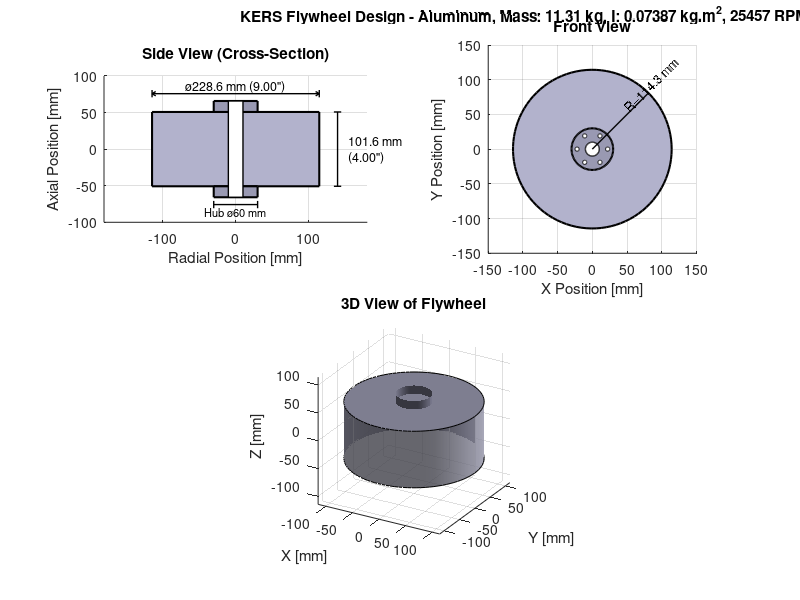
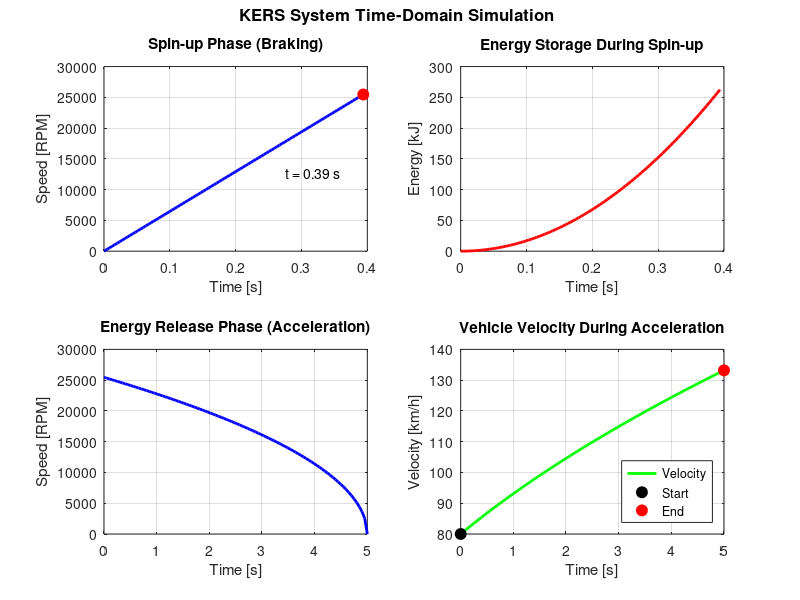

Source code (MATLAB) for these figures, in order:
%% KERS Flywheel Design Script
% ME Design Project - Kinetic Energy Recovery System
% Date: November 2024
%
% This script designs a flywheel for an automotive KERS system
% that stores energy during braking and releases it during acceleration

clear; clc; close all;

%% ========== USER INPUT - EVALUATION MODE ==========
% Set to true to evaluate all materials and find the best one
% Set to false to test a specific material
evaluate_all_materials = true;  % <--- CHANGE THIS

% If evaluate_all_materials = false, specify which material:
%   1 = Aluminum        (2712 kg/m^3,  $2.80/kg)
%   2 = Brass 60/40     (8520 kg/m^3,  $5.00/kg)
%   3 = Copper          (8940 kg/m^3, $11.00/kg)
%   4 = Stainless Steel (7500 kg/m^3,  $4.00/kg)  <-- Good balance
%   5 = Titanium        (4500 kg/m^3, $100.00/kg)
%   6 = Zinc            (7135 kg/m^3, $13.00/kg)

single_material_choice = 4;  % <--- Only used if evaluate_all_materials = false

% ====================================================

%% Given Parameters and Constraints

% Power requirements
P_max = 60e3;           % Maximum power [W]
P_min = 45e3;           % Minimum power [W]
t_delivery = 5;         % Power delivery duration [s]

% Torque and vehicle specs
T_brake = 500;          % Available braking torque [Nm]
m_vehicle = 600;        % Total vehicle mass [kg]

% Size constraints (convert to meters)
D_max = 9 * 0.0254;     % Maximum diameter [m] (9 inches)
W_max = 4 * 0.0254;     % Maximum width [m] (4 inches)
r_max = D_max / 2;      % Maximum radius [m]

% Initial velocity after braking
v_initial = 80 / 3.6;   % Convert 80 km/h to m/s

%% Material Properties (from Table 1)

materials = {'Aluminum', 'Brass 60/40', 'Copper', 'Stainless Steel', 'Titanium', 'Zinc'};
densities = [2712, 8520, 8940, 7500, 4500, 7135];  % kg/m^3
costs = [2.80, 5, 11, 4, 100, 13];  % $/kg

fprintf('=== KERS FLYWHEEL DESIGN ===\n\n');

% Determine which materials to evaluate
if evaluate_all_materials
    material_list = 1:6;
    fprintf('Mode: Evaluating ALL materials to find optimal design\n\n');
else
    material_list = single_material_choice;
    fprintf('Mode: Single material evaluation\n');
    fprintf('Selected Material: %s\n', materials{single_material_choice});
    fprintf('Density: %.0f kg/m^3\n', densities(single_material_choice));
    fprintf('Cost: $%.2f/kg\n\n', costs(single_material_choice));
end

%% Part A: Calculate Moment of Inertia (Iterative Design)

% Energy requirement calculation
E_min = P_min * t_delivery;  % Minimum energy needed [J]
E_max = P_max * t_delivery;  % Maximum energy at full power [J]
E_target = (E_min + E_max) / 2;  % Target middle of range

fprintf('--- Energy Requirements ---\n');
fprintf('Minimum Energy: %.1f kJ\n', E_min/1000);
fprintf('Maximum Energy: %.1f kJ\n', E_max/1000);
fprintf('Target Energy: %.1f kJ\n\n', E_target/1000);

% Material comparison storage
material_comparison = [];  % Store results for each material

% Loop through each material to evaluate
for mat_idx = material_list

    % Set material properties for this iteration
    rho = densities(mat_idx);
    cost_per_kg = costs(mat_idx);

    fprintf('\n========================================\n');
    fprintf('EVALUATING: %s\n', materials{mat_idx});
    fprintf('Density: %.0f kg/m^3, Cost: $%.2f/kg\n', rho, cost_per_kg);
    fprintf('========================================\n\n');

% For a solid disk: I = (1/2) * m * r^2 = (1/2) * (rho * pi * r^2 * w) * r^2
% I = (1/2) * rho * pi * r^4 * w

% Energy stored: E = (1/2) * I * omega^2
% So: E = (1/4) * rho * pi * r^4 * w * omega^2

    % Design iteration table
    fprintf('--- Design Iteration Process ---\n');
    fprintf('Iter | Radius(m) | Width(m)  | Mass(kg) | I(kg.m^2) | omega(rad/s) | RPM      | Energy(kJ) | Cost($)\n');
    fprintf('-----|-----------|-----------|----------|-----------|--------------|----------|------------|--------\n');

    % Store iteration data
    iterations = [];
    iter = 0;

    % Try different size combinations to explore design space
    % A human would try: max size, reduced width, reduced radius, smaller overall

    %% Iteration 1: Maximum dimensions
    r = r_max;
    w = W_max;
    m = rho * pi * r^2 * w;
    I = 0.5 * m * r^2;
    omega = sqrt(2 * E_target / I);
    rpm = omega * 60 / (2*pi);
    E_stored = 0.5 * I * omega^2;
    total_cost = m * cost_per_kg;

    iter = iter + 1;
    fprintf('%4d | %9.4f | %9.4f | %8.2f | %9.5f | %12.1f | %8.0f | %9.2f   | %7.2f\n', ...
        iter, r, w, m, I, omega, rpm, E_stored/1000, total_cost);
    iterations = [iterations; iter, r, w, m, I, omega, rpm, E_stored, total_cost];

    %% Iteration 2: Reduce width (lighter, higher RPM)
    r = r_max;
    w = W_max * 0.75;  % 75% width
    m = rho * pi * r^2 * w;
    I = 0.5 * m * r^2;
    omega = sqrt(2 * E_target / I);
    rpm = omega * 60 / (2*pi);
    E_stored = 0.5 * I * omega^2;
    total_cost = m * cost_per_kg;

    iter = iter + 1;
    fprintf('%4d | %9.4f | %9.4f | %8.2f | %9.5f | %12.1f | %8.0f | %9.2f   | %7.2f\n', ...
        iter, r, w, m, I, omega, rpm, E_stored/1000, total_cost);
    iterations = [iterations; iter, r, w, m, I, omega, rpm, E_stored, total_cost];

    %% Iteration 3: Reduce radius (different geometry)
    r = r_max * 0.85;  % 85% radius
    w = W_max;
    m = rho * pi * r^2 * w;
    I = 0.5 * m * r^2;
    omega = sqrt(2 * E_target / I);
    rpm = omega * 60 / (2*pi);
    E_stored = 0.5 * I * omega^2;
    total_cost = m * cost_per_kg;

    iter = iter + 1;
    fprintf('%4d | %9.4f | %9.4f | %8.2f | %9.5f | %12.1f | %8.0f | %9.2f   | %7.2f\n', ...
        iter, r, w, m, I, omega, rpm, E_stored/1000, total_cost);
    iterations = [iterations; iter, r, w, m, I, omega, rpm, E_stored, total_cost];

    %% Iteration 4: Both reduced (compromise)
    r = r_max * 0.9;
    w = W_max * 0.85;
    m = rho * pi * r^2 * w;
    I = 0.5 * m * r^2;
    omega = sqrt(2 * E_target / I);
    rpm = omega * 60 / (2*pi);
    E_stored = 0.5 * I * omega^2;
    total_cost = m * cost_per_kg;

    iter = iter + 1;
    fprintf('%4d | %9.4f | %9.4f | %8.2f | %9.5f | %12.1f | %8.0f | %9.2f   | %7.2f\n', ...
        iter, r, w, m, I, omega, rpm, E_stored/1000, total_cost);
    iterations = [iterations; iter, r, w, m, I, omega, rpm, E_stored, total_cost];

    fprintf('\n');

    % Store all iteration data for optimization
    % Columns: [mat_idx, iter_num, r, w, m, I, omega, rpm, E, cost]
    for i = 1:size(iterations, 1)
        material_comparison = [material_comparison; mat_idx, iterations(i,1), iterations(i,2), iterations(i,3), ...
                              iterations(i,4), iterations(i,5), iterations(i,6), iterations(i,7), iterations(i,8), iterations(i,9)];
    end

end  % End of material loop

% Optimal design selection (without made-up numbers)
if evaluate_all_materials
    fprintf('\n========================================\n');
    fprintf('OPTIMAL DESIGN SELECTION\n');
    fprintf('========================================\n');
    fprintf('Scoring based on three real project objectives:\n');
    fprintf('  1. Minimize Cost (project requirement)\n');
    fprintf('  2. Minimize RPM (practical safety/feasibility)\n');
    fprintf('  3. Minimize Mass (automotive application)\n');
    fprintf('Each metric normalized 0-100, equal weight (1/3 each)\n\n');

    % Extract metrics for all designs
    all_costs = material_comparison(:, 10);
    all_rpms = material_comparison(:, 8);
    all_masses = material_comparison(:, 5);

    % Normalize metrics to 0-100 scale (lower is better for all)
    % Score = 100 * (max - value) / (max - min)
    % This gives 100 to best (lowest) and 0 to worst (highest)
    cost_scores = 100 * (max(all_costs) - all_costs) / (max(all_costs) - min(all_costs));
    rpm_scores = 100 * (max(all_rpms) - all_rpms) / (max(all_rpms) - min(all_rpms));
    mass_scores = 100 * (max(all_masses) - all_masses) / (max(all_masses) - min(all_masses));

    % Combined score (equal weights - no arbitrary bias)
    combined_scores = (cost_scores + rpm_scores + mass_scores) / 3;

    % Find optimal design
    [best_score, best_idx] = max(combined_scores);

    % Extract optimal design parameters
    material_choice = material_comparison(best_idx, 1);
    iter_choice = material_comparison(best_idx, 2);
    r_final = material_comparison(best_idx, 3);
    w_final = material_comparison(best_idx, 4);
    m_final = material_comparison(best_idx, 5);
    I_final = material_comparison(best_idx, 6);
    omega_op = material_comparison(best_idx, 7);
    rpm_op = material_comparison(best_idx, 8);

    % Show top 5 designs
    [sorted_scores, sorted_idx] = sort(combined_scores, 'descend');
    fprintf('Top 5 Design Options:\n');
    fprintf('Rank | Material         | Iter | Mass(kg) | RPM      | Cost($) | Score\n');
    fprintf('-----|------------------|------|----------|----------|---------|-------\n');
    for i = 1:min(5, length(sorted_scores))
        idx = sorted_idx(i);
        mat_num = material_comparison(idx, 1);
        iter_num = material_comparison(idx, 2);
        fprintf('%4d | %-16s | %4d | %8.2f | %8.0f | %7.2f | %6.1f\n', ...
            i, materials{mat_num}, iter_num, material_comparison(idx, 5), ...
            material_comparison(idx, 8), material_comparison(idx, 10), combined_scores(idx));
    end

    fprintf('\n--- OPTIMAL DESIGN SELECTED ---\n');
    fprintf('Material: %s, Iteration: %d\n', materials{material_choice}, iter_choice);
    fprintf('Score Breakdown: Cost=%.1f, RPM=%.1f, Mass=%.1f → Combined=%.1f\n', ...
        cost_scores(best_idx), rpm_scores(best_idx), mass_scores(best_idx), best_score);
    fprintf('========================================\n\n');
else
    material_choice = single_material_choice;
    % Use iteration 1 (max dimensions) for single material mode
    r_final = r_max;
    w_final = W_max;
    rho = densities(material_choice);
    cost_per_kg = costs(material_choice);
    m_final = rho * pi * r_final^2 * w_final;
    I_final = 0.5 * m_final * r_final^2;
    omega_op = sqrt(2 * E_target / I_final);
    rpm_op = omega_op * 60 / (2*pi);
end

% Set final material properties
rho = densities(material_choice);
cost_per_kg = costs(material_choice);

fprintf('--- FINAL DESIGN (Part A) ---\n');
if evaluate_all_materials
    fprintf('AUTOMATICALLY SELECTED based on optimal scoring\n');
end
fprintf('Material: %s\n', materials{material_choice});
fprintf('Flywheel Radius: %.4f m (%.2f in)\n', r_final, r_final/0.0254);
fprintf('Flywheel Width: %.4f m (%.2f in)\n', w_final, w_final/0.0254);
fprintf('Flywheel Mass: %.2f kg\n', m_final);
fprintf('Moment of Inertia: %.6f kg.m^2\n', I_final);
fprintf('Operating Speed: %.0f RPM (%.1f rad/s)\n', rpm_op, omega_op);
fprintf('Energy Stored: %.2f kJ\n', E_target/1000);
fprintf('Total Cost: $%.2f\n\n', m_final * cost_per_kg);

%% Part B: Spin-up Time Calculation

% Using T = I * alpha, where alpha is angular acceleration
% alpha = T / I
% omega = alpha * t (starting from rest)
% t = omega / alpha = omega * I / T

alpha = T_brake / I_final;  % Angular acceleration [rad/s^2]
t_spinup = omega_op / alpha;  % Time to reach operating speed [s]

fprintf('--- SPIN-UP TIME (Part B) ---\n');
fprintf('Available Braking Torque: %.0f Nm\n', T_brake);
fprintf('Angular Acceleration: %.2f rad/s^2\n', alpha);
fprintf('Time to reach %.0f RPM: %.2f seconds\n\n', rpm_op, t_spinup);

% Verify with kinematics
omega_check = alpha * t_spinup;
fprintf('Verification: omega = alpha * t = %.1f rad/s (should be %.1f)\n\n', omega_check, omega_op);

%% Part C: Vehicle Velocity Gain Analysis

% Energy released from flywheel goes to vehicle kinetic energy
% E_flywheel = (1/2) * m_vehicle * (v_final^2 - v_initial^2)
% Solving for v_final:
% v_final = sqrt(v_initial^2 + 2*E_flywheel/m_vehicle)

% For different power levels
E_at_Pmin = P_min * t_delivery;
E_at_Pmax = P_max * t_delivery;

% Velocity gain at minimum power
v_final_min = sqrt(v_initial^2 + 2*E_at_Pmin/m_vehicle);
delta_v_min = v_final_min - v_initial;

% Velocity gain at maximum power
v_final_max = sqrt(v_initial^2 + 2*E_at_Pmax/m_vehicle);
delta_v_max = v_final_max - v_initial;

% At target energy
v_final_target = sqrt(v_initial^2 + 2*E_target/m_vehicle);
delta_v_target = v_final_target - v_initial;

fprintf('--- VELOCITY GAIN ANALYSIS (Part C) ---\n');
fprintf('Initial Velocity: %.2f m/s (%.0f km/h)\n', v_initial, v_initial*3.6);
fprintf('\nAt Minimum Power (%.0f kW):\n', P_min/1000);
fprintf('  Energy Released: %.1f kJ\n', E_at_Pmin/1000);
fprintf('  Final Velocity: %.2f m/s (%.1f km/h)\n', v_final_min, v_final_min*3.6);
fprintf('  Velocity Gain: %.2f m/s (%.1f km/h)\n', delta_v_min, delta_v_min*3.6);

fprintf('\nAt Maximum Power (%.0f kW):\n', P_max/1000);
fprintf('  Energy Released: %.1f kJ\n', E_at_Pmax/1000);
fprintf('  Final Velocity: %.2f m/s (%.1f km/h)\n', v_final_max, v_final_max*3.6);
fprintf('  Velocity Gain: %.2f m/s (%.1f km/h)\n', delta_v_max, delta_v_max*3.6);

fprintf('\nAt Target Energy (%.1f kJ):\n', E_target/1000);
fprintf('  Final Velocity: %.2f m/s (%.1f km/h)\n', v_final_target, v_final_target*3.6);
fprintf('  Velocity Gain: %.2f m/s (%.1f km/h)\n\n', delta_v_target, delta_v_target*3.6);

%% Part D: Angular Momentum

H = I_final * omega_op;  % Angular momentum [kg.m^2/s]

fprintf('--- ANGULAR MOMENTUM (Part D) ---\n');
fprintf('Angular Momentum at Operating Speed: %.2f kg.m^2/s\n', H);
fprintf('  = %.2f N.m.s\n\n', H);

%% Part E: Dimensioned Sketch of Flywheel

figure('Position', [100 100 1000 800]);

% Design with hub for gear attachment
r_hub = 0.03;           % Hub radius for gear attachment [m]
r_inner = 0.04;         % Inner radius (after hub) [m]
hub_height = 0.015;     % Hub protrusion height [m]

% Side view (cross-section)
subplot(2,2,1);
hold on;

% Main disk body
rectangle('Position', [-r_final*1000, -w_final*1000/2, 2*r_final*1000, w_final*1000], ...
    'FaceColor', [0.7 0.7 0.8], 'EdgeColor', 'k', 'LineWidth', 1.5);

% Hub (protrusion for gear attachment)
rectangle('Position', [-r_hub*1000, -w_final*1000/2-hub_height*1000, 2*r_hub*1000, hub_height*1000], ...
    'FaceColor', [0.6 0.6 0.7], 'EdgeColor', 'k', 'LineWidth', 1.5);
rectangle('Position', [-r_hub*1000, w_final*1000/2, 2*r_hub*1000, hub_height*1000], ...
    'FaceColor', [0.6 0.6 0.7], 'EdgeColor', 'k', 'LineWidth', 1.5);

% Center hole for shaft
rectangle('Position', [-10, -w_final*1000/2-hub_height*1000, 20, w_final*1000+2*hub_height*1000], ...
    'FaceColor', 'w', 'EdgeColor', 'k', 'LineWidth', 1);

% Dimension lines
% Diameter
plot([-r_final*1000, -r_final*1000], [w_final*1000/2+20, w_final*1000/2+30], 'k-', 'LineWidth', 1);
plot([r_final*1000, r_final*1000], [w_final*1000/2+20, w_final*1000/2+30], 'k-', 'LineWidth', 1);
plot([-r_final*1000, r_final*1000], [w_final*1000/2+25, w_final*1000/2+25], 'k-', 'LineWidth', 1);
plot([-r_final*1000, -r_final*1000+5], [w_final*1000/2+25, w_final*1000/2+22], 'k-', 'LineWidth', 1);
plot([-r_final*1000, -r_final*1000+5], [w_final*1000/2+25, w_final*1000/2+28], 'k-', 'LineWidth', 1);
plot([r_final*1000, r_final*1000-5], [w_final*1000/2+25, w_final*1000/2+22], 'k-', 'LineWidth', 1);
plot([r_final*1000, r_final*1000-5], [w_final*1000/2+25, w_final*1000/2+28], 'k-', 'LineWidth', 1);
text(0, w_final*1000/2+35, sprintf('ø%.1f mm (%.2f")', 2*r_final*1000, 2*r_final/0.0254), ...
    'HorizontalAlignment', 'center', 'FontSize', 9);

% Width
plot([r_final*1000+20, r_final*1000+30], [-w_final*1000/2, -w_final*1000/2], 'k-', 'LineWidth', 1);
plot([r_final*1000+20, r_final*1000+30], [w_final*1000/2, w_final*1000/2], 'k-', 'LineWidth', 1);
plot([r_final*1000+25, r_final*1000+25], [-w_final*1000/2, w_final*1000/2], 'k-', 'LineWidth', 1);
text(r_final*1000+40, 0, sprintf('%.1f mm\n(%.2f")', w_final*1000, w_final/0.0254), ...
    'HorizontalAlignment', 'left', 'FontSize', 9);

% Hub diameter
plot([-r_hub*1000, -r_hub*1000], [-w_final*1000/2-hub_height*1000-5, -w_final*1000/2-hub_height*1000-15], 'k-', 'LineWidth', 1);
plot([r_hub*1000, r_hub*1000], [-w_final*1000/2-hub_height*1000-5, -w_final*1000/2-hub_height*1000-15], 'k-', 'LineWidth', 1);
plot([-r_hub*1000, r_hub*1000], [-w_final*1000/2-hub_height*1000-10, -w_final*1000/2-hub_height*1000-10], 'k-', 'LineWidth', 1);
text(0, -w_final*1000/2-hub_height*1000-20, sprintf('Hub ø%.0f mm', 2*r_hub*1000), ...
    'HorizontalAlignment', 'center', 'FontSize', 8);

axis equal;
xlim([-180 180]);
ylim([-100 100]);
xlabel('Radial Position [mm]');
ylabel('Axial Position [mm]');
title('Side View (Cross-Section)');
grid on;

% Front view
subplot(2,2,2);
hold on;

% Draw concentric circles
theta = linspace(0, 2*pi, 100);

% Outer disk
fill(r_final*1000*cos(theta), r_final*1000*sin(theta), [0.7 0.7 0.8], 'EdgeColor', 'k', 'LineWidth', 1.5);

% Hub circle
fill(r_hub*1000*cos(theta), r_hub*1000*sin(theta), [0.6 0.6 0.7], 'EdgeColor', 'k', 'LineWidth', 1.5);

% Center hole
fill(10*cos(theta), 10*sin(theta), 'w', 'EdgeColor', 'k', 'LineWidth', 1);

% Bolt holes on hub (for gear attachment)
n_bolts = 6;
r_bolt_circle = 0.022;  % Bolt circle radius [m]
r_bolt = 0.003;         % Bolt hole radius [m]
for i = 1:n_bolts
    angle = (i-1) * 2*pi/n_bolts;
    x_bolt = r_bolt_circle*1000*cos(angle);
    y_bolt = r_bolt_circle*1000*sin(angle);
    fill(x_bolt + r_bolt*1000*cos(theta), y_bolt + r_bolt*1000*sin(theta), 'w', 'EdgeColor', 'k');
end

% Dimension for radius
plot([0, r_final*1000*cos(pi/4)], [0, r_final*1000*sin(pi/4)], 'k-', 'LineWidth', 1);
text(r_final*1000*cos(pi/4)*0.6, r_final*1000*sin(pi/4)*0.6+10, sprintf('R=%.1f mm', r_final*1000), ...
    'FontSize', 9, 'Rotation', 45);

axis equal;
xlim([-150 150]);
ylim([-150 150]);
xlabel('X Position [mm]');
ylabel('Y Position [mm]');
title('Front View');
grid on;

% 3D visualization
subplot(2,2,[3,4]);
hold on;

% Create cylinder for flywheel
[X, Y, Z] = cylinder(r_final*1000, 50);
Z = Z * w_final*1000 - w_final*1000/2;
surf(X, Y, Z, 'FaceColor', [0.7 0.7 0.8], 'EdgeColor', 'none', 'FaceAlpha', 0.8);

% Top and bottom caps
fill3(r_final*1000*cos(theta), r_final*1000*sin(theta), ones(size(theta))*w_final*1000/2, ...
    [0.7 0.7 0.8], 'EdgeColor', 'k');
fill3(r_final*1000*cos(theta), r_final*1000*sin(theta), -ones(size(theta))*w_final*1000/2, ...
    [0.7 0.7 0.8], 'EdgeColor', 'k');

% Hub cylinders
[Xh, Yh, Zh] = cylinder(r_hub*1000, 30);
Zh_top = Zh * hub_height*1000 + w_final*1000/2;
Zh_bot = -Zh * hub_height*1000 - w_final*1000/2;
surf(Xh, Yh, Zh_top, 'FaceColor', [0.6 0.6 0.7], 'EdgeColor', 'none');
surf(Xh, Yh, Zh_bot, 'FaceColor', [0.6 0.6 0.7], 'EdgeColor', 'none');

view(30, 25);
axis equal;
xlabel('X [mm]');
ylabel('Y [mm]');
zlabel('Z [mm]');
title('3D View of Flywheel');
light('Position', [1 1 1]);
lighting gouraud;
grid on;

% Add figure title (compatible with older MATLAB versions)
annotation('textbox', [0.3, 0.96, 0.4, 0.04], 'String', ...
    sprintf('KERS Flywheel Design - %s, Mass: %.2f kg, I: %.5f kg.m^2, %.0f RPM', ...
    materials{material_choice}, m_final, I_final, rpm_op), ...
    'FontSize', 11, 'FontWeight', 'bold', 'HorizontalAlignment', 'center', ...
    'EdgeColor', 'none');

%% Time-domain simulation plots

figure('Position', [150 150 1000 600]);

% Spin-up phase simulation
t_spin = linspace(0, t_spinup, 100);
omega_spin = alpha * t_spin;
E_spin = 0.5 * I_final * omega_spin.^2;

subplot(2,2,1);
plot(t_spin, omega_spin * 60/(2*pi), 'b-', 'LineWidth', 2);
xlabel('Time [s]');
ylabel('Speed [RPM]');
title('Spin-up Phase (Braking)');
grid on;
hold on;
plot(t_spinup, rpm_op, 'ro', 'MarkerSize', 8, 'MarkerFaceColor', 'r');
text(t_spinup*0.7, rpm_op*0.5, sprintf('t = %.2f s', t_spinup), 'FontSize', 10);

subplot(2,2,2);
plot(t_spin, E_spin/1000, 'r-', 'LineWidth', 2);
xlabel('Time [s]');
ylabel('Energy [kJ]');
title('Energy Storage During Spin-up');
grid on;

% Energy release phase (assuming constant power delivery)
t_release = linspace(0, t_delivery, 100);
P_avg = E_target / t_delivery;  % Average power
E_release = E_target - P_avg * t_release;
omega_release = sqrt(2 * E_release / I_final);

subplot(2,2,3);
plot(t_release, omega_release * 60/(2*pi), 'b-', 'LineWidth', 2);
xlabel('Time [s]');
ylabel('Speed [RPM]');
title('Energy Release Phase (Acceleration)');
grid on;

% Vehicle velocity during acceleration
v_accel = sqrt(v_initial^2 + 2*(E_target - E_release)/m_vehicle);

subplot(2,2,4);
plot(t_release, v_accel*3.6, 'g-', 'LineWidth', 2);
xlabel('Time [s]');
ylabel('Velocity [km/h]');
title('Vehicle Velocity During Acceleration');
grid on;
hold on;
plot(0, v_initial*3.6, 'ko', 'MarkerSize', 8, 'MarkerFaceColor', 'k');
plot(t_delivery, v_final_target*3.6, 'ro', 'MarkerSize', 8, 'MarkerFaceColor', 'r');
legend('Velocity', 'Start', 'End', 'Location', 'southeast');

% Add figure title
annotation('textbox', [0.3, 0.96, 0.4, 0.04], 'String', 'KERS System Time-Domain Simulation', ...
    'FontSize', 12, 'FontWeight', 'bold', 'HorizontalAlignment', 'center', ...
    'EdgeColor', 'none');

%% Summary Output

% Calculate cost per velocity increase
cost_per_velocity_increase = (m_final * cost_per_kg) / (delta_v_target * 3.6);

fprintf('\n========================================\n');
fprintf('        DESIGN SUMMARY TABLE            \n');
fprintf('========================================\n');
fprintf('Material: %s\n\n', materials{material_choice});

fprintf('%-30s | %-12s | %12s | %-10s\n', 'Parameter', 'Symbol', 'Value', 'Unit');
fprintf('-------------------------------|--------------|--------------|------------\n');
fprintf('%-30s | %-12s | %12.2f | %-10s\n', 'Energy Stored', 'E', E_target/1000, 'kJ');
fprintf('%-30s | %-12s | %12.1f | %-10s\n', 'Operating Angular Velocity', 'ω', omega_op, 'rad/s');
fprintf('%-30s | %-12s | %12.2f | %-10s\n', 'Outer Diameter', 'D', 2*r_final/0.0254, 'in');
fprintf('%-30s | %-12s | %12.2f | %-10s\n', 'Disk Thickness', 'w', w_final/0.0254, 'in');
fprintf('%-30s | %-12s | %12.2f | %-10s\n', 'Disk Mass', 'm', m_final, 'kg');
fprintf('%-30s | %-12s | %12.6f | %-10s\n', 'Moment of Inertia', 'I', I_final, 'kg·m²');
fprintf('%-30s | %-12s | %12.2f | %-10s\n', 'Angular Momentum', 'H', H, 'kg·m²/s');
fprintf('%-30s | %-12s | %12.2f | %-10s\n', 'Angular Acceleration', 'α', alpha, 'rad/s²');
fprintf('%-30s | %-12s | %12.2f | %-10s\n', 'Spin-up Time', 't', t_spinup, 's');
fprintf('%-30s | %-12s | %12.0f | %-10s\n', 'Maximum Power', 'P_max', P_max/1000, 'kW');
fprintf('%-30s | %-12s | %12.1f | %-10s\n', 'Vehicle Speed Gain', 'Δv', delta_v_target*3.6, 'km/h');
fprintf('%-30s | %-12s | %12.2f | %-10s\n', 'Cost of the flywheel', 'Cost', m_final * cost_per_kg, '$');
fprintf('%-30s | %-12s | %12.2f | %-10s\n', '$/Velocity increase', '$/Δv', cost_per_velocity_increase, '$/km/h');
fprintf('========================================\n');

%% Save figures
saveas(figure(1), 'Flywheel_Design_Drawing.png');
saveas(figure(2), 'KERS_Simulation.png');
fprintf('\nFigures saved to current directory.\n');
